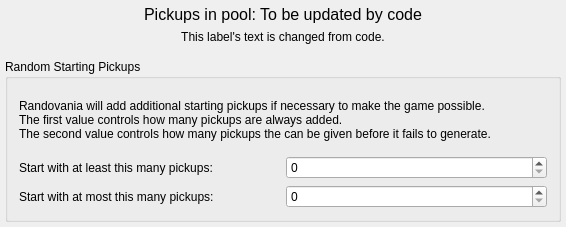
<?xml version="1.0" encoding="UTF-8"?>
<ui version="4.0">
 <class>PresetPickupPool</class>
 <widget class="QMainWindow" name="PresetPickupPool">
  <property name="geometry">
   <rect>
    <x>0</x>
    <y>0</y>
    <width>566</width>
    <height>227</height>
   </rect>
  </property>
  <property name="maximumSize">
   <size>
    <width>16777215</width>
    <height>16777215</height>
   </size>
  </property>
  <property name="windowTitle">
   <string>Pickup Pool</string>
  </property>
  <widget class="QWidget" name="centralWidget">
   <property name="maximumSize">
    <size>
     <width>16777215</width>
     <height>16777215</height>
    </size>
   </property>
   <layout class="QVBoxLayout" name="verticalLayout">
    <property name="leftMargin">
     <number>5</number>
    </property>
    <property name="topMargin">
     <number>5</number>
    </property>
    <property name="rightMargin">
     <number>5</number>
    </property>
    <property name="bottomMargin">
     <number>5</number>
    </property>
    <item>
     <widget class="QLabel" name="pickup_pool_count_label">
      <property name="sizePolicy">
       <sizepolicy hsizetype="Preferred" vsizetype="Fixed">
        <horstretch>0</horstretch>
        <verstretch>0</verstretch>
       </sizepolicy>
      </property>
      <property name="font">
       <font>
        <pointsize>12</pointsize>
       </font>
      </property>
      <property name="text">
       <string>Pickups in pool: To be updated by code</string>
      </property>
      <property name="alignment">
       <set>Qt::AlignmentFlag::AlignCenter</set>
      </property>
     </widget>
    </item>
    <item>
     <widget class="QLabel" name="pickup_pool_description_label">
      <property name="text">
       <string>&lt;html&gt;&lt;head/&gt;&lt;body&gt;&lt;p&gt;This label's text is changed from code.&lt;/p&gt;&lt;/body&gt;&lt;/html&gt;</string>
      </property>
      <property name="alignment">
       <set>Qt::AlignmentFlag::AlignCenter</set>
      </property>
      <property name="wordWrap">
       <bool>true</bool>
      </property>
     </widget>
    </item>
    <item>
     <spacer name="vertical_spacer">
      <property name="orientation">
       <enum>Qt::Orientation::Vertical</enum>
      </property>
      <property name="sizeType">
       <enum>QSizePolicy::Policy::Minimum</enum>
      </property>
      <property name="sizeHint" stdset="0">
       <size>
        <width>20</width>
        <height>3</height>
       </size>
      </property>
     </spacer>
    </item>
    <item>
     <widget class="QScrollArea" name="scroll_area">
      <property name="frameShape">
       <enum>QFrame::Shape::NoFrame</enum>
      </property>
      <property name="frameShadow">
       <enum>QFrame::Shadow::Plain</enum>
      </property>
      <property name="lineWidth">
       <number>0</number>
      </property>
      <property name="horizontalScrollBarPolicy">
       <enum>Qt::ScrollBarPolicy::ScrollBarAlwaysOff</enum>
      </property>
      <property name="widgetResizable">
       <bool>true</bool>
      </property>
      <property name="alignment">
       <set>Qt::AlignmentFlag::AlignLeading|Qt::AlignmentFlag::AlignLeft|Qt::AlignmentFlag::AlignTop</set>
      </property>
      <widget class="QWidget" name="scroll_area_contents">
       <property name="geometry">
        <rect>
         <x>0</x>
         <y>0</y>
         <width>556</width>
         <height>164</height>
        </rect>
       </property>
       <layout class="QVBoxLayout" name="item_pool_layout">
        <property name="leftMargin">
         <number>0</number>
        </property>
        <property name="topMargin">
         <number>6</number>
        </property>
        <property name="rightMargin">
         <number>0</number>
        </property>
        <property name="bottomMargin">
         <number>0</number>
        </property>
        <item>
         <widget class="QGroupBox" name="random_starting_box">
          <property name="sizePolicy">
           <sizepolicy hsizetype="Preferred" vsizetype="Preferred">
            <horstretch>0</horstretch>
            <verstretch>0</verstretch>
           </sizepolicy>
          </property>
          <property name="title">
           <string>Random Starting Pickups</string>
          </property>
          <layout class="QGridLayout" name="gridLayout_2">
           <item row="1" column="1">
            <widget class="ScrollProtectedSpinBox" name="minimum_starting_spinbox">
             <property name="maximum">
              <number>30</number>
             </property>
            </widget>
           </item>
           <item row="1" column="0">
            <widget class="QLabel" name="minimum_starting_label">
             <property name="text">
              <string>Start with at least this many pickups:</string>
             </property>
             <property name="alignment">
              <set>Qt::AlignmentFlag::AlignLeading|Qt::AlignmentFlag::AlignLeft|Qt::AlignmentFlag::AlignVCenter</set>
             </property>
            </widget>
           </item>
           <item row="0" column="0" colspan="2">
            <widget class="QLabel" name="random_starting_label">
             <property name="frameShape">
              <enum>QFrame::Shape::NoFrame</enum>
             </property>
             <property name="frameShadow">
              <enum>QFrame::Shadow::Plain</enum>
             </property>
             <property name="text">
              <string>&lt;html&gt;&lt;head/&gt;&lt;body&gt;&lt;p&gt;Randovania will add additional starting pickups if necessary to make the game possible.&lt;br/&gt;The first value controls how many pickups are always added.&lt;br/&gt;The second value controls how many pickups the can be given before it fails to generate.&lt;/p&gt;&lt;/body&gt;&lt;/html&gt;</string>
             </property>
             <property name="wordWrap">
              <bool>true</bool>
             </property>
            </widget>
           </item>
           <item row="2" column="1">
            <widget class="ScrollProtectedSpinBox" name="maximum_starting_spinbox">
             <property name="maximum">
              <number>30</number>
             </property>
            </widget>
           </item>
           <item row="2" column="0">
            <widget class="QLabel" name="maximum_starting_label">
             <property name="text">
              <string>Start with at most this many pickups:</string>
             </property>
            </widget>
           </item>
          </layout>
         </widget>
        </item>
       </layout>
      </widget>
     </widget>
    </item>
   </layout>
  </widget>
 </widget>
 <layoutdefault spacing="6" margin="11"/>
 <customwidgets>
  <customwidget>
   <class>ScrollProtectedSpinBox</class>
   <extends>QSpinBox</extends>
   <header>randovania/gui/widgets/scroll_protected.h</header>
  </customwidget>
 </customwidgets>
 <resources/>
 <connections/>
</ui>
